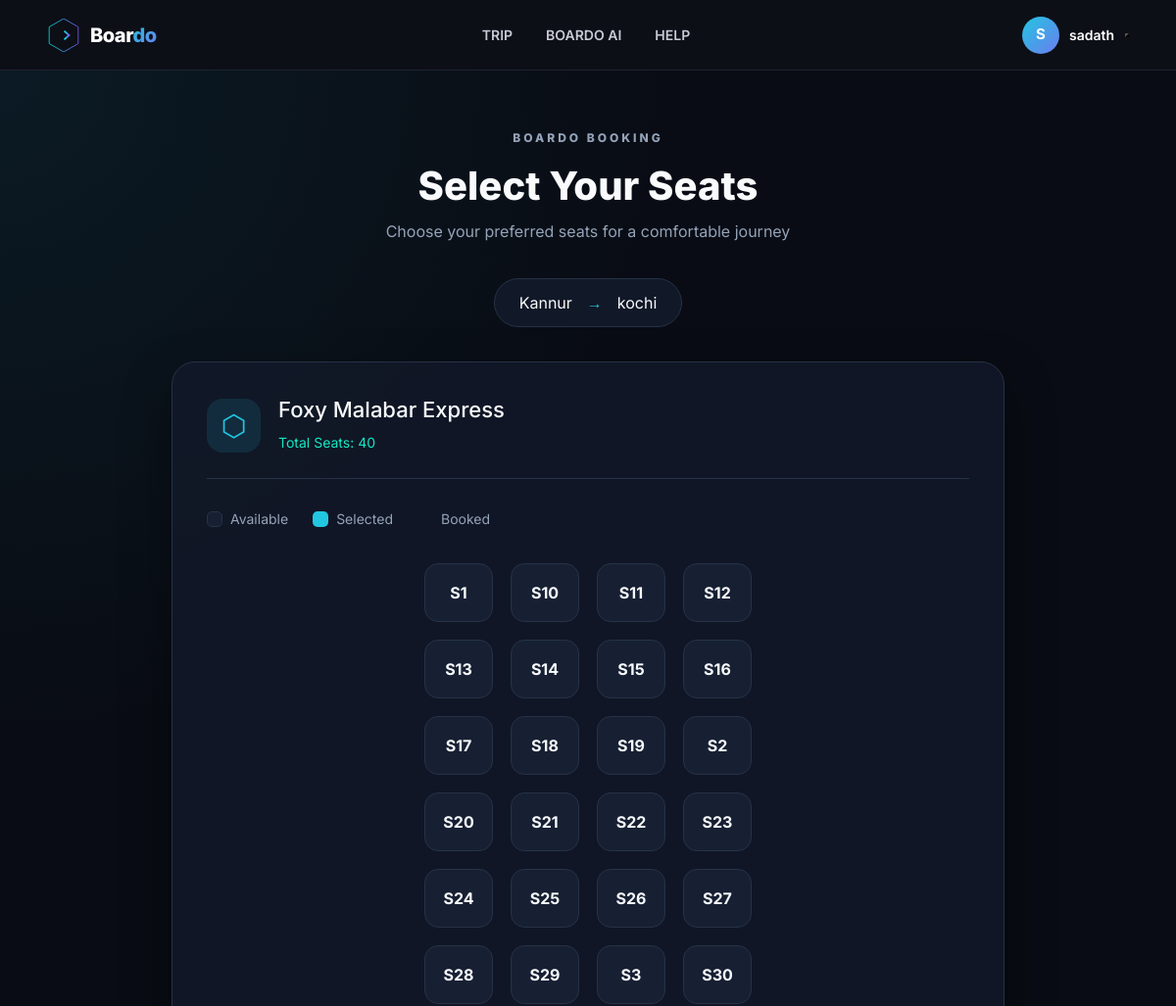
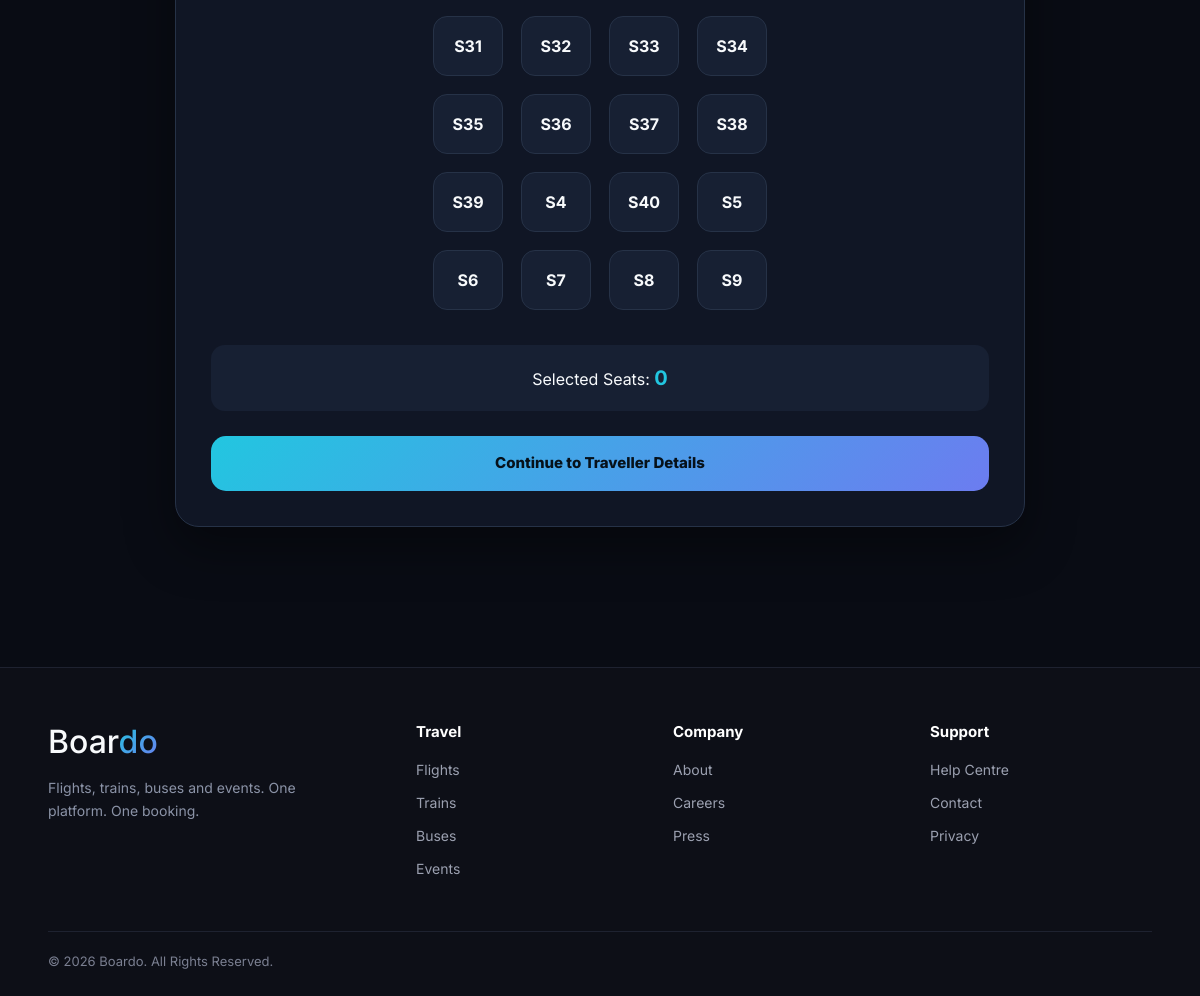
Screenshot of /booking/book_trip/2/ (signed in) with the database file from the repository (2 pictures, top to bottom).
### booking/models.py (models this page shows, shortened)
class Trip(models.Model):
    STATUS_CHOICES = [
        ("scheduled", "Scheduled"),
        ("boarding", "Boarding"),
        ("departed", "Departed"),
        ("completed", "Completed"),
        ("cancelled", "Cancelled"),
    ]
    vehicle = models.ForeignKey(Vehicle,on_delete=models.CASCADE,related_name="trips")
    source = models.CharField(max_length=100)
    destination = models.CharField(max_length=100)
    departure_time = models.DateTimeField()
    arrival_time = models.DateTimeField()
    duration = models.PositiveIntegerField(help_text="Duration in minutes")
    fare = models.DecimalField(max_digits=10,decimal_places=2)
    available_seats = models.PositiveIntegerField()
    status = models.CharField(max_length=20,choices=STATUS_CHOICES,default="scheduled")
    created_at = models.DateTimeField(auto_now_add=True)
    updated_at = models.DateTimeField(auto_now=True)
    class Meta:
        ordering = ["departure_time"]

class Vehicle(models.Model):
    CATEGORY_CHOICES = [
        ("flight", "Flight"),
        ("train", "Train"),
        ("bus", "Bus"),
        ("event", "Event"),
    ]
    agency = models.ForeignKey(Profile,on_delete=models.CASCADE,related_name="vehicles",)
    category = models.CharField(max_length=20,choices=CATEGORY_CHOICES,)
    name = models.CharField(max_length=100)
    type = models.CharField(max_length=100)
    model = models.CharField(max_length=100)
    vehicle_number = models.CharField(max_length=50,unique=True,)
    logo = models.ImageField(upload_to="vehicle_logos/",blank=True,null=True,)
    total_seats = models.PositiveIntegerField()
    created_at = models.DateTimeField(auto_now_add=True)
    updated_at = models.DateTimeField(auto_now=True)
    class Meta:
        ordering = ["type", "name"]

class Seat(models.Model):
    POSITION_CHOICES = [
        ("window", "Window"),
        ("middle", "Middle"),
        ("aisle", "Aisle"),
    ]
    DECK_CHOICES = [
        ("lower", "Lower"),
        ("upper", "Upper"),
    ]
    trip = models.ForeignKey(Trip,on_delete=models.CASCADE,related_name="seats")
    seat_number = models.CharField(max_length=10)
    position = models.CharField(max_length=20,choices=POSITION_CHOICES,default="window")
    deck = models.CharField(max_length=20,choices=DECK_CHOICES,default="lower")
    class Meta:
        ordering = ["seat_number"]
        constraints = [
            models.UniqueConstraint(
                fields=["trip", "seat_number"],
                name="unique_trip_seat_number",
            )
        ]

### booking/views.py (the view)
# urls.py: path("book_trip/<int:trip_id>/",book_trip,name="book_trip"),
@login_required
def book_trip(request, trip_id):
    trip = get_object_or_404(Trip.objects.select_related("vehicle"),id=trip_id,)
    seats = Seat.objects.filter(trip=trip).order_by("seat_number")
    booked_seat_ids = set(BookingSeat.objects.filter(
            trip=trip
        ).values_list(
            "seat_id",
            flat=True,
        )
    )
    return render(request,"book_trip.html",
        {
            "trip": trip,
            "seats": seats,
            "booked_seat_ids": booked_seat_ids,
        },
    )

### templates/book_trip.html (shortened to what this page needs)
{% extends "base.html" %}
{% load static %}
{% block content %}
<link rel="stylesheet" href="{% static 'css/book_trip.css' %}">
<section class="seat-page">
    <header class="seat-header">
        <p class="eyebrow">BOARDO BOOKING</p>
        <h1>Select Your Seats</h1>
        <p>Choose your preferred seats for a comfortable journey</p>
        <div class="route-display">
            <span>{{ trip.source }}</span>
            <strong>→</strong>
            <span>{{ trip.destination }}</span>
        </div>
    </header>
    <div class="seat-card">
        <div class="vehicle-info">
            <div class="vehicle-icon">
                ⬡
            </div>
            <div>
                <h2>{{ trip.vehicle.name }}</h2>
                <span>
                    Total Seats: {{ trip.vehicle.total_seats }}
                </span>
            </div>
        </div>
        <form id="seatForm">
            <div class="seat-legend">
                <div>
                    <span class="available"></span>
                    Available
                </div>
                <div>
                    <span class="selected"></span>
                    Selected
                </div>
                <div>
                    <span class="booked"></span>
                    Booked
                </div>
            </div>
            <div class="seat-grid">
                {% for seat in seats %}
                <label class="seat-box {% if seat.id in booked_seat_ids %}booked{% endif %}">
                    <span>{{ seat.seat_number }}</span>
                </label>
                {% empty %}
                <p>No seats available.</p>
                {% endfor %}
            </div>
            <div class="seat-summary">
                Selected Seats:
                <strong id="seatCount">0</strong>
            </div>
            <button type="submit" class="continue-btn">
                Continue to Traveller Details
            </button>
        </form>
    </div>
</section>
{% endblock %}

### templates/base.html (shortened to what this page needs)
{% load static %}
<!DOCTYPE html>
<html lang="en">
<head>
    <link href="https://cdn.jsdelivr.net/npm/bootstrap@5.3.3/dist/css/bootstrap.min.css" rel="stylesheet">
    <link rel="stylesheet" href="{% static 'css/base.css' %}">
</head>
<body>
    <header class="navbar">
        <a href="{% url 'home' %}" class="logo">
            <span class="logo-text">Boar<span class="logo-o">do</span></span>
        </a>
        <nav class="nav-links" id="navLinks">
            <a href="{% url 'search_trip' %}?category=flight">TRIP</a>
            <a href="{% url 'chatai' %}?category=event">BOARDO AI</a>
            <a href="{% url 'help' %}">HELP</a>
        </nav>
        <div class="nav-actions">
            {% if request.user.is_authenticated %}
                <a href="{% url 'profile' %}" class="profile-link">
                    {% if request.user.profile.image %}
                        <img src="{{ request.user.profile.image.url }}" class="profile-image" alt="{{ request.user.username }}'s profile picture">
                    {% else %}
                        <div class="profile-avatar">{{ request.user.username|first|upper }}</div>
                    {% endif %}
                    <span class="profile-username">{{ request.user.username }}</span>
                </a>
            {% else %}
                <button class="btn btn-outline" onclick="openLoginModal('')">Login</button>
                <a href="{% url 'regpage' %}" class="btn btn-primary">Sign Up</a>
            {% endif %}
        </div>
        <button
            class="nav-toggle"
            id="navToggle"
            aria-label="Toggle navigation menu"
            aria-expanded="false"
            aria-controls="navLinks"
            onclick="toggleNav()">
        </button>
    </header>
    <main>
        {% block content %}{% endblock %}
    </main>
    <footer class="footer">
        <div class="footer-top">
            <div class="footer-brand">
                <h2>Boar<span class="logo-o">do</span></h2>
                <p>Flights, trains, buses and events. One platform. One booking.</p>
            </div>
            <div class="footer-col">
                <h5>Travel</h5>
                <a href="#">Flights</a>
                <a href="#">Trains</a>
                <a href="#">Buses</a>
                <a href="#">Events</a>
            </div>
            <div class="footer-col">
                <h5>Company</h5>
                <a href="#">About</a>
                <a href="#">Careers</a>
                <a href="#">Press</a>
            </div>
            <div class="footer-col">
                <h5>Support</h5>
                <a href="#">Help Centre</a>
                <a href="#">Contact</a>
                <a href="#">Privacy</a>
            </div>
        </div>
        <div class="footer-bottom">
            © 2026 Boardo. All Rights Reserved.
        </div>
    </footer>
</body>
</html>

### static/css/base.css (style rules this page uses)
* { margin: 0; padding: 0; box-sizing: border-box; }
:root { --bg: #0D0F17; --card: #141926; --card-soft: #10141F; --border: #262C3D; --primary: #00E5D8; --secondary: #7B5CFA; --text: #F5F7FA; --text-light: #C7CAD6; --text-muted: #8B93A7; --danger: #EF5B6E; }
html, body { min-height: 100%; }
body { min-height: 100vh; background: var(--bg) !important; color: var(--text) !important; font-family: "Inter", "Segoe UI", Arial, sans-serif; }
h1, h2, h3, h4, h5, h6, p, span, label, strong { color: inherit; }
.navbar { position: sticky; top: 0; z-index: 1000; width: 100%; height: 72px; display: flex; align-items: center; justify-content: space-between; padding: 0 48px; background: #0D0F17 !important; border-bottom: 1px solid #1E2230; color: white; }
.logo { display: flex; align-items: center; gap: 10px; min-width: 180px; color: white !important; text-decoration: none !important; }
.logo svg { flex-shrink: 0; }
.logo-text { color: white !important; font-size: 20px; font-weight: 800; letter-spacing: -0.5px; }
.logo-o { background: linear-gradient( 135deg, var(--primary), var(--secondary) ); -webkit-background-clip: text; background-clip: text; color: transparent !important; }
.nav-links { flex: 1; display: flex; align-items: center; justify-content: center; gap: 34px; }
.nav-links a { position: relative; padding: 8px 0; color: var(--text-light) !important; text-decoration: none !important; font-size: 14px; font-weight: 600; transition: 0.25s ease; }
.nav-links a::after { content: ""; position: absolute; left: 50%; bottom: -5px; width: 0; height: 2px; transform: translateX(-50%); background: linear-gradient( 90deg, var(--primary), var(--secondary) ); transition: 0.25s ease; }
.nav-actions { min-width: 180px; display: flex; align-items: center; justify-content: flex-end; gap: 12px; }
.profile-link { display: flex; align-items: center; gap: 10px; padding: 5px 10px; border: 1px solid transparent; border-radius: 30px; color: white !important; text-decoration: none !important; transition: 0.25s ease; }
.profile-avatar { width: 38px; height: 38px; display: flex; align-items: center; justify-content: center; border-radius: 50%; background: linear-gradient( 135deg, var(--primary), var(--secondary) ); color: white !important; font-size: 15px; font-weight: 700; }
.profile-username { color: white !important; font-size: 14px; font-weight: 600; }
main, .content, .page-content { background: var(--bg); color: var(--text); }
.footer { margin-top: 80px; padding: 55px 48px 25px; background: #0D0F17 !important; border-top: 1px solid #1E2230; color: var(--text); }
.footer-top { display: grid; grid-template-columns: 1.5fr 1fr 1fr 1fr; gap: 35px; }
.footer-brand p { max-width: 280px; margin-top: 16px; color: var(--text-muted) !important; line-height: 1.6; font-size: 14px; }
.footer-col h5 { margin-bottom: 18px; color: white !important; font-size: 15px; font-weight: 700; }
.footer-col a { display: block; margin-bottom: 12px; color: #9BA0B0 !important; text-decoration: none; font-size: 14px; transition: 0.2s ease; }
.footer-bottom { display: flex; align-items: center; justify-content: space-between; margin-top: 40px; padding-top: 20px; border-top: 1px solid #1E2230; color: #7A7F91 !important; font-size: 13px; }

### rows the page displays
Trip: source "Kannur", destination "kochi", vehicle.name "Foxy Malabar Express", vehicle.total_seats "40"
Seat: seat_number "S1"
Seat: seat_number "S10"
Seat: seat_number "S11"
Seat: seat_number "S12"
Seat: seat_number "S13"
Seat: seat_number "S14"
Seat: seat_number "S15"
Seat: seat_number "S16"
Seat: seat_number "S17"
Seat: seat_number "S18"
Seat: seat_number "S19"
Seat: seat_number "S2"
Seat: seat_number "S20"
Seat: seat_number "S21"
Seat: seat_number "S22"
Seat: seat_number "S23"
Seat: seat_number "S24"
Seat: seat_number "S25"
Seat: seat_number "S26"
Seat: seat_number "S27"
Seat: seat_number "S28"
Seat: seat_number "S29"
Seat: seat_number "S3"
Seat: seat_number "S30"
Seat: seat_number "S31"
Seat: seat_number "S32"
Seat: seat_number "S33"
Seat: seat_number "S34"
Seat: seat_number "S35"
Seat: seat_number "S36"
Seat: seat_number "S37"
Seat: seat_number "S38"
Seat: seat_number "S39"
Seat: seat_number "S4"
Seat: seat_number "S40"
Seat: seat_number "S5"
Seat: seat_number "S6"
Seat: seat_number "S7"
Seat: seat_number "S8"
Seat: seat_number "S9"

### other values shown
{{ request.user.username|first|upper }} "S"
{{ request.user.username }} "sadath"
